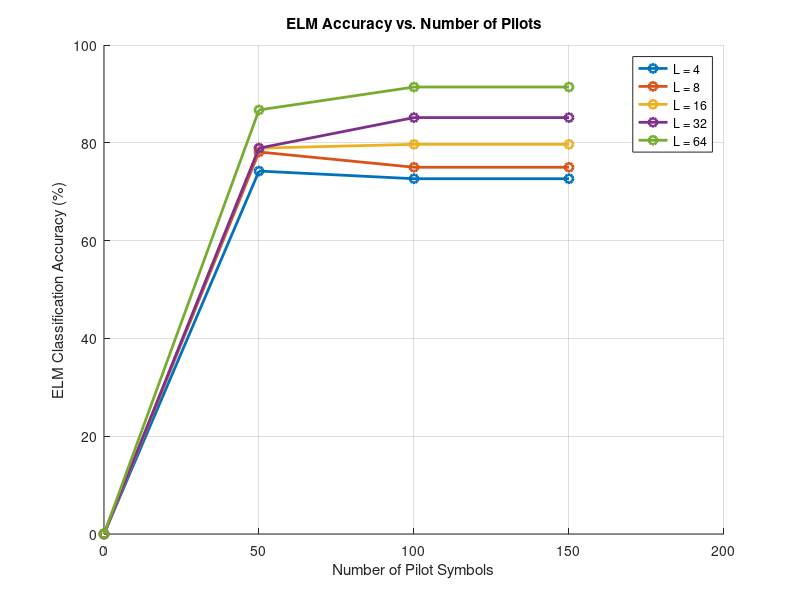
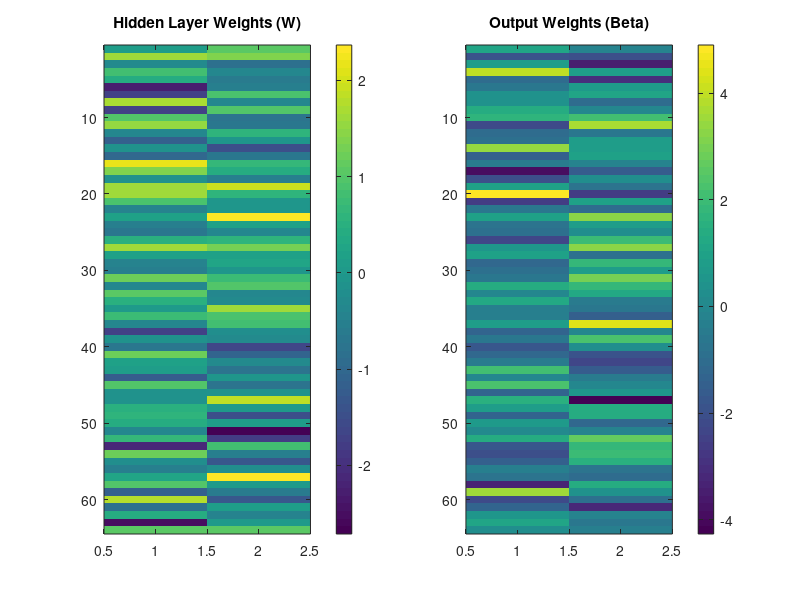

Write the MATLAB code that produced these figures, in order.
clc; clear; close all;

%% Step 1: Parameters for OFDM & MIMO
num_subcarriers = 64; % OFDM subcarriers
cp_len = 16; % Cyclic Prefix Length
num_symbols = 1000; % Total symbols to transmit
num_time_instances = num_symbols / 2; % Since it's 2x2 MIMO
NR = 2; NT = 2; % 2x2 MIMO

%% Step 2: Generate Transmitted Symbols (BPSK)
X = randi([0 1], NT, num_subcarriers) * 2 - 1;  % BPSK Mapping {-1, 1}

%% Step 3: OFDM Modulation
X_OFDM = ifft(X, num_subcarriers, 2); % IFFT across subcarriers
X_CP = [X_OFDM(:, end-cp_len+1:end), X_OFDM]; % Add Cyclic Prefix

%% Step 4: MIMO Channel + Noise
H = (randn(NR, NT) + 1j*randn(NR, NT)) / sqrt(2); % Rayleigh Channel
N = 0.2 * (randn(NR, size(X_CP, 2)) + 1j*randn(NR, size(X_CP, 2))); % AWGN Noise
Y_CP = H * X_CP + N; % Received signal

%% Step 5: OFDM Demodulation (Remove CP + FFT)
Y = Y_CP(:, cp_len+1:end); % Remove Cyclic Prefix
Y_OFDM = fft(Y, num_subcarriers, 2); % FFT across subcarriers

%% Step 6: ELM Hidden Layer Processing
L_values = [4, 8, 16, 32, 64]; % Hidden layer sizes
num_pilot_values = 0:50:150; % Number of pilot symbols
accuracy_matrix = zeros(length(L_values), length(num_pilot_values));

for l_idx = 1:length(L_values)
L = L_values(l_idx);
W = randn(L, NR); % Random hidden layer weights
B = randn(L, 1);  % Bias


M = tanh(W * real(Y_OFDM) + B); % Nonlinear transformation


for p_idx = 1:length(num_pilot_values)
num_pilot = min(num_pilot_values(p_idx), num_subcarriers);  % Ensure it does not exceed 64
X_pilot = X(:, 1:num_pilot);  % Select valid pilot symbols
M_pilot = M(:, 1:num_pilot);


% Compute ELM Output Weights (Beta)
alpha = 0.01;  
beta = pinv(M_pilot * M_pilot' + alpha * eye(L)) * M_pilot * X_pilot.';

% Predict Symbols
X_pred = sign(real(beta' * M));  
X_true = X;  

% Compute Accuracy
accuracy = sum(X_pred(:) == X_true(:)) / numel(X_true);
accuracy_matrix(l_idx, p_idx) = accuracy * 100;  


end

end

%% Step 7: Plot Accuracy vs. Number of Pilots
figure;
hold on;
for i = 1:length(L_values)
plot(num_pilot_values, accuracy_matrix(i, :), '-o', 'LineWidth', 2, 'DisplayName', ['L = ' num2str(L_values(i))]);
end
xlabel('Number of Pilot Symbols');
ylabel('ELM Classification Accuracy (%)');
title('ELM Accuracy vs. Number of Pilots');
legend show;
grid on;
hold off;

%% Step 8: Visualize Weight Matrices
figure;
subplot(1, 2, 1);
imagesc(W);
colorbar;
title('Hidden Layer Weights (W)');

subplot(1, 2, 2);
imagesc(beta);
colorbar;
title('Output Weights (Beta)');

%% Step 9: Print Sample Symbols
fprintf('\n=== Sample Predictions vs. Ground Truth ===\n');
disp('X\_true:'); disp(X(:, 1:5));  % First 5 ground truth symbols
disp('X\_pred:'); disp(X_pred(:, 1:5));  
